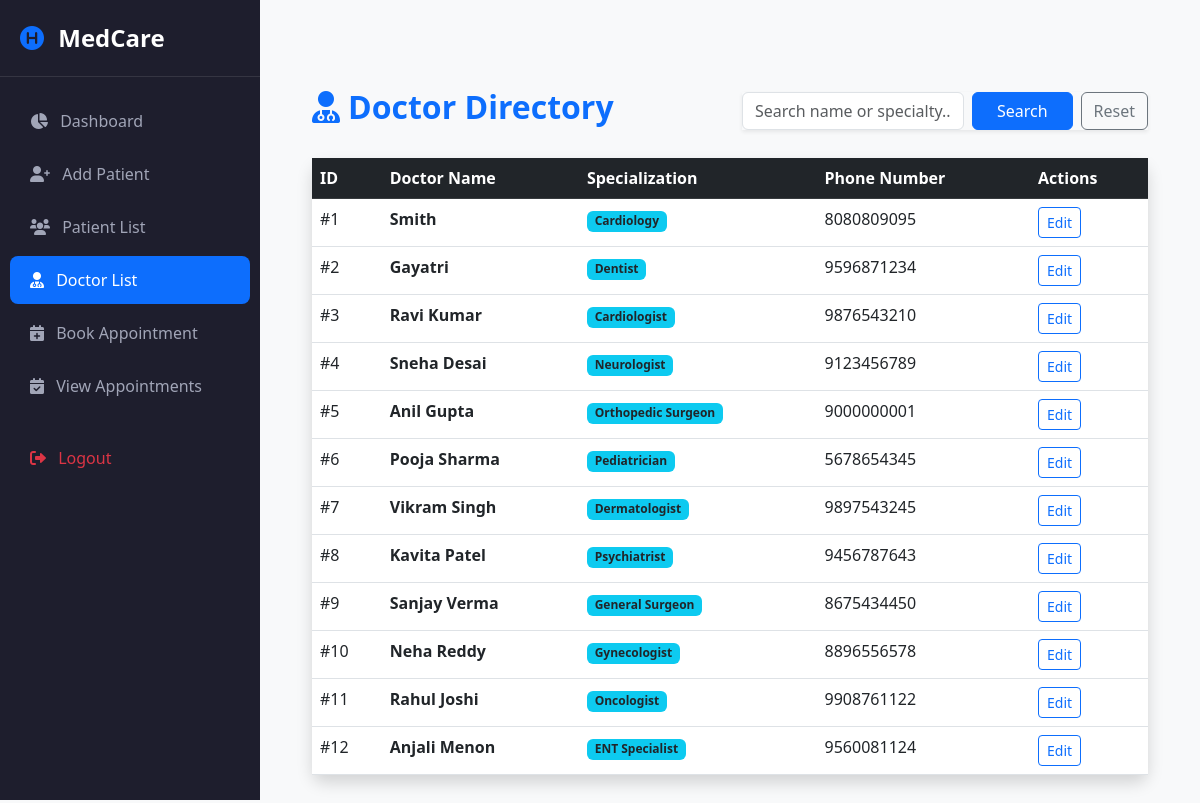
Page /view_doctors.php (signed in) on the committed database.
### tables this page shows
CREATE TABLE `doctors` (
  `doctor_id` int(11) NOT NULL,
  `name` varchar(100) NOT NULL,
  `specialization` varchar(100) NOT NULL,
  `phone` varchar(20) NOT NULL,
  `email` varchar(100) DEFAULT NULL
);

### view_doctors.php (the view, shortened to what this page needs)
<?php
include 'header.php';
$search = "";
$query = "SELECT * FROM doctors
          WHERE name LIKE '%$search%'
          OR specialization LIKE '%$search%'";
$result = mysqli_query($conn, $query);
?>
<div class="container mt-5">
    <div class="row mb-4 align-items-center">
        <div class="col-md-6">
            <h2 class="fw-bold text-primary"><i class="fas fa-user-md me-2"></i>Doctor Directory</h2>
        </div>
        <div class="col-md-6">
            <form method="GET" class="d-flex shadow-sm">
                <input type="text" name="search" class="form-control me-2"
                       placeholder="Search name or specialty..."
                       value="<?php echo htmlspecialchars($search); ?>">
                <button type="submit" class="btn btn-primary px-4">Search</button>
                <a href="view_doctors.php" class="btn btn-outline-secondary ms-2">Reset</a>
            </form>
        </div>
    </div>
    <div class="card shadow border-0">
        <div class="card-body p-0">
            <table class="table table-hover mb-0">
                <thead class="table-dark">
                    <tr>
                        <th>ID</th>
                        <th>Doctor Name</th>
                        <th>Specialization</th>
                        <th>Phone Number</th>
                        <th>Actions</th>
                    </tr>
                </thead>
                <tbody>
                    <?php
                    if(mysqli_num_rows($result) > 0) {
                        while($row = mysqli_fetch_assoc($result)) {
                    ?>
                        <tr>
                            <td>#<?php echo $row['doctor_id']; ?></td>
                            <td class="fw-bold"><?php echo $row['name']; ?></td>
                            <td><span class="badge bg-info text-dark"><?php echo $row['specialization']; ?></span></td>
                            <td><?php echo $row['phone']; ?></td>
                            <td>
                                <a href="edit_doctor.php?id=<?php echo $row['doctor_id']; ?>" class="btn btn-sm btn-outline-primary">Edit</a>
                            </td>
                        </tr>
                    <?php
                        }
                    } else {
                        echo "<tr><td colspan='5' class='text-center py-4 text-muted'>No doctors found matching '$search'</td></tr>";
                    }
                    ?>
                </tbody>
            </table>
        </div>
    </div>
</div>
</body>
</html>

### header.php (style rules this page uses)
body { background-color: #f8f9fa; font-family: 'Segoe UI', Tahoma, Geneva, Verdana, sans-serif; overflow-x: hidden; }
.card { border: none; border-radius: 12px; box-shadow: 0 4px 15px rgba(0,0,0,0.05); }

### rows in the picture
doctors: doctor_id "1", name "Smith", specialization "Cardiology", phone "8080809095"
doctors: doctor_id "2", name "Gayatri", specialization "Dentist", phone "9596871234"
doctors: doctor_id "3", name "Ravi Kumar", specialization "Cardiologist", phone "9876543210"
doctors: doctor_id "4", name "Sneha Desai", specialization "Neurologist", phone "9123456789"
doctors: doctor_id "5", name "Anil Gupta", specialization "Orthopedic Surgeon", phone "9000000001"
doctors: doctor_id "6", name "Pooja Sharma", specialization "Pediatrician", phone "5678654345"
doctors: doctor_id "7", name "Vikram Singh", specialization "Dermatologist", phone "9897543245"
doctors: doctor_id "8", name "Kavita Patel", specialization "Psychiatrist", phone "9456787643"
doctors: doctor_id "9", name "Sanjay Verma", specialization "General Surgeon", phone "8675434450"
doctors: doctor_id "10", name "Neha Reddy", specialization "Gynecologist", phone "8896556578"
doctors: doctor_id "11", name "Rahul Joshi", specialization "Oncologist", phone "9908761122"
doctors: doctor_id "12", name "Anjali Menon", specialization "ENT Specialist", phone "9560081124"
